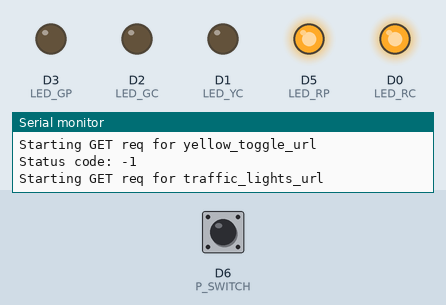
This program was run on a simulated ESP8266 (NodeMCU). Shown: output pins drawn as LEDs (lit = HIGH), the last lines printed to the serial monitor. The inputs (shaded band) are chosen by the test bench; at power-on: D6 (P_SWITCH) LOW. WiFi joins after 1.5 s; servers stay silent unless stated.

Above: at 6.9 s.
7.0 s: D6 (P_SWITCH) pulled HIGH for 0.75 s
At 13.9 s:
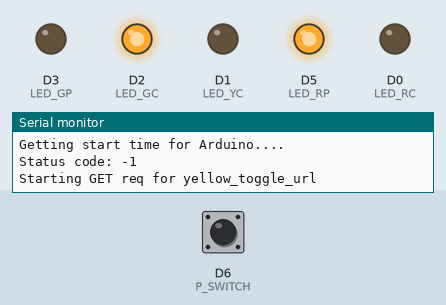
At 19.1 s:
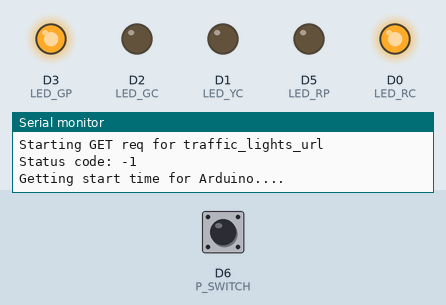
19.2 s: D6 (P_SWITCH) pulled HIGH for 1 s
At 29.4 s:
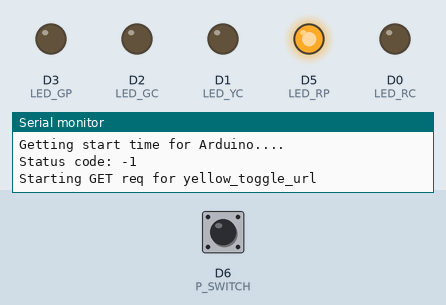
Timing chart, 0 to 32.4 s (numbered marks = the images above; inputs shaded):
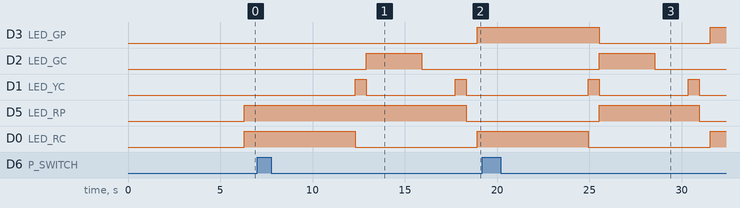

Measured:
- after the input at 7.0 s, D3 (LED_GP): LOW → HIGH after 11.9 s; D5 (LED_RP): HIGH → LOW after 11.3 s
- after the input at 19.2 s, D3 (LED_GP): HIGH → LOW after 6.3 s instead of 5.7 s; D5 (LED_RP): LOW → HIGH after 6.3 s instead of 5.7 s
- by itself, D1 (LED_YC): alternates HIGH for 0.60 s and LOW for 4.8 s

The program:

main.cpp
```cpp
#include <Arduino.h>
#include <ESP8266WiFi.h>
#include <ESP8266WiFiMulti.h>
#include <ESP8266HTTPClient.h>
#include <WiFiClientSecureBearSSL.h>
#include <ArduinoJson.h>
#include <TimeLib.h>
#include <time.h>

#define P_SWITCH D6

#define LED_RC D0
#define LED_YC D1
#define LED_GC D2

#define LED_RP D5
#define LED_GP D3

#define WIFI_SSID "#Telia-89E1CC"
#define WIFI_PASS "nzuZ9Eyx7wfzhmeY"

const uint8_t fingerprintFb[20] = {0x5a, 0x12, 0xca, 0xb5, 0x35, 0x69, 0x04, 0x81, 0xe6, 0x1f, 0x8a, 0x3d, 0xba, 0xf1, 0x87, 0x1a, 0x24, 0xa5, 0x40, 0x64};
const uint8_t fingerprintDo[20] = {0xAA, 0x97, 0x76, 0x9D, 0xD6, 0xB8, 0x8B, 0xAA, 0xA0, 0x3C, 0xB5, 0x7B, 0xDE, 0x76, 0x62, 0x84, 0xC0, 0x19, 0xEC, 0xA0};
// Kui Digitalocean fingerprinti kasutada, siis saab katte, aga siis annab firebase 403

ESP8266WiFiMulti WiFiMulti;

enum CycleType {
  NIGHT = 0,
  REGULAR = 1
};

enum CycleState {
  START,
  RED,
  YELLOW,
  GREEN,
  END
};

int trafficLightId = 0;

int cycle_length = 10 * 1000;
int cycle_type = CycleType::REGULAR;

int red_length = cycle_length * 0.5;
int yellow_length = cycle_length * 0.05;
int green_length = cycle_length * 0.3;

int green_blink_length = cycle_length * 0.033;

int cycle_start = millis();
unsigned long offsetTime;
unsigned long startMillis;
CycleState state;

void calculateLightLengths() {
  red_length = cycle_length * 0.5;
  yellow_length = cycle_length * 0.05;
  green_length = cycle_length * 0.3;
  green_blink_length = cycle_length * 0.033;
}

void sendStartTime() {
  const char* send_start_url = "https://orca-app-tlr83.ondigitalocean.app/arduino_start/0";
  if (WiFiMulti.run() == WL_CONNECTED) {
    std::unique_ptr<BearSSL::WiFiClientSecure> client(new BearSSL::WiFiClientSecure);
    client->setFingerprint(fingerprintDo);
    HTTPClient https;

    if (https.begin(*client, send_start_url)) {
      int httpCode = https.GET();
      Serial.println("Sending start time....");
      Serial.print("Status code: ");
      Serial.println(httpCode);

      if (httpCode == HTTP_CODE_OK || httpCode == HTTP_CODE_MOVED_PERMANENTLY) {
        String payload = https.getString();
        Serial.println(payload);
      } else {
        Serial.println("ERROR: " + httpCode);
      }
    }
  }
}

void setup() {
  pinMode(P_SWITCH, INPUT);

  pinMode(LED_RC, OUTPUT);
  pinMode(LED_YC, OUTPUT);
  pinMode(LED_GC, OUTPUT);

  pinMode(LED_RP, OUTPUT);
  pinMode(LED_GP, OUTPUT);

  Serial.begin(115200);
  state = CycleState::START;

  delay(2000);

  WiFi.begin(WIFI_SSID, WIFI_PASS);

  while (WiFi.status() != WL_CONNECTED)
  {
    delay(100);
    Serial.println(".");
  }

  delay(2000);
  sendStartTime();
}

void resetLights() {
  digitalWrite(LED_RC, LOW);
  digitalWrite(LED_YC, LOW);
  digitalWrite(LED_GC, LOW);

  digitalWrite(LED_RP, LOW);
  digitalWrite(LED_GP, LOW);
}

void yellowCycle() {
  digitalWrite(LED_YC, HIGH);
  delay(1000);
  digitalWrite(LED_YC, LOW);
  delay(1000);
}

int d_green;
int d_green_blinks[3] = {0};
int d_yellow;
int d_yellow_ag;
int d_red;

int pedestrian_input = 0;

void pedestrianLight(int pedestrian_input, CycleState cycle_state) {
  if (pedestrian_input) {
    switch (cycle_state) {
      case START:
        digitalWrite(LED_GP, HIGH);
      break;
      case YELLOW:
        digitalWrite(LED_GP, LOW);
        digitalWrite(LED_RP, HIGH);
      break;
      case END:
        digitalWrite(LED_RP, LOW);
      break;
    }
  } else {
    digitalWrite(LED_RP, HIGH);
    digitalWrite(LED_GP, LOW);
  }
}


void regularCycle(int current_millis) {
  if (state == START) {
    cycle_start = millis();

    d_red = cycle_start + red_length;
    d_yellow = d_red + yellow_length;
    d_green = d_yellow + green_length;

    d_green_blinks[2] = d_green + green_blink_length;
    d_green_blinks[1] = d_green_blinks[2] + (green_blink_length * 2);
    d_green_blinks[0] = d_green_blinks[1] + (green_blink_length * 3);
    d_yellow_ag = yellow_length + d_green_blinks[0];

    pedestrianLight(pedestrian_input, state);
    pedestrian_input = 0;

    digitalWrite(LED_YC, LOW);
    digitalWrite(LED_RC, HIGH);
    state = RED;
  }
  if (current_millis > d_red && state == CycleState::RED) {
    digitalWrite(LED_RC, LOW);
    digitalWrite(LED_YC, HIGH);
    pedestrianLight(pedestrian_input, state);
    state = CycleState::YELLOW;
  } else if (current_millis > d_yellow && state == CycleState::YELLOW) {
    digitalWrite(LED_YC, LOW);
    digitalWrite(LED_GC, HIGH);

    pedestrianLight(pedestrian_input, state);

    state = GREEN;
  } else if (current_millis > (d_green - d_green_blinks[0]) && state == CycleState::GREEN) {
    if (current_millis > d_green_blinks[0]) {
      digitalWrite(LED_GC, LOW);
      digitalWrite(LED_YC, HIGH);
      //pedestrianLight(pedestrian_input, state);
      //state = START;
      state = END;
    } else if (current_millis > (d_green_blinks[0] - (green_blink_length / 2))) {
      digitalWrite(LED_GC, HIGH);
    } else if (current_millis > d_green_blinks[1]) {
      digitalWrite(LED_GC, LOW);
    } else if (current_millis > (d_green_blinks[1] - (green_blink_length / 2))) {
      digitalWrite(LED_GC, HIGH);
    } else if (current_millis > d_green_blinks[2]) {
      digitalWrite(LED_GC, LOW);
    } else if (current_millis > (d_green_blinks[2] - (green_blink_length / 2))) {
      digitalWrite(LED_GC, HIGH);
    }
  } else if (current_millis > d_yellow_ag && state == CycleState::END) {
      digitalWrite(LED_YC, LOW);
      pedestrianLight(pedestrian_input, state);
      state = START;
  }
}

const uint16_t traffic_light_id = 1;

const char* cycle_length_url = "https://budget-kahoot-default-rtdb.europe-west1.firebasedatabase.app/traffic_lights/cycleLength.json";
const char* yellow_toggle_url = "https://budget-kahoot-default-rtdb.europe-west1.firebasedatabase.app/traffic_lights/yellowState/0.json";
const char* start_time_url = "https://orca-app-tlr83.ondigitalocean.app/get_arduino_start/0";

void loop() {
  time_t time = now();
  startMillis = millis();
  if (WiFiMulti.run() == WL_CONNECTED) {
    std::unique_ptr<BearSSL::WiFiClientSecure> client(new BearSSL::WiFiClientSecure);
    client->setFingerprint(fingerprintDo);
    HTTPClient https;

    Serial.println("Getting start time for Arduino....");
    if (https.begin(*client, start_time_url)) {
      int httpCode = https.GET();
      Serial.print("Status code: ");
      Serial.println(httpCode);

      if (httpCode == HTTP_CODE_OK || httpCode == HTTP_CODE_MOVED_PERMANENTLY) {
        StaticJsonDocument<200> doc;
        String payload = https.getString();
        DeserializationError error = deserializeJson(doc, payload);
        // if (error) {
        //   Serial.print(F("deserializeJson() failed: "));
        //   Serial.println(error.f_str());
        //   return;
        // }
        String startTime = doc["start"];
        offsetTime = startTime.toInt();
        Serial.println("offsetTime: " + offsetTime);
        Serial.println("startTime: " + startMillis);
      }
    }

    if (startMillis > offsetTime) {
      Serial.println("Starting GET req for yellow_toggle_url");
      // client->setFingerprint(fingerprintFb);
      if (https.begin(*client, yellow_toggle_url)) {
        int httpCode = https.GET();
        Serial.print("Status code: ");
        Serial.println(httpCode);

        if (httpCode == HTTP_CODE_OK || httpCode == HTTP_CODE_MOVED_PERMANENTLY) {
          Serial.print("Payload: ");
          String payload = https.getString();
          Serial.println(payload);
          if (payload == "1" && cycle_type == CycleType::REGULAR) {
            resetLights();
            cycle_type = CycleType::NIGHT;
          }
          if (payload == "0" && cycle_type == CycleType::NIGHT) {
            state = START;
            cycle_type = CycleType::REGULAR;
          }
        }
      }

      Serial.println("Starting GET req for traffic_lights_url");
      if (https.begin(*client, cycle_length_url)) {
        int httpCode = https.GET();
        Serial.print("Status code: ");
        Serial.println(httpCode);

        if (httpCode == HTTP_CODE_OK || httpCode == HTTP_CODE_MOVED_PERMANENTLY) {
          Serial.print("Payload: ");
          String payload = https.getString();
          Serial.println(payload);

          int payload_i = payload.toInt();
          if (cycle_length != payload_i) {
            cycle_length = payload_i;
            calculateLightLengths();
          }
        }
      }
      int pedestrian_btn = digitalRead(P_SWITCH);
      if (pedestrian_btn) {
        pedestrian_input = pedestrian_btn;
      }

      switch (cycle_type) {
        case CycleType::REGULAR:
          regularCycle(startMillis);
        break;
        case CycleType::NIGHT:
          yellowCycle();
        break;
      }
    }
  } else {
    Serial.println("Wifi not connected");
  }
}

// nice-cyan-goose-hat.cyclic.app
// Muidu tootab, aga jalakaija roheline ei lahe polema
```
